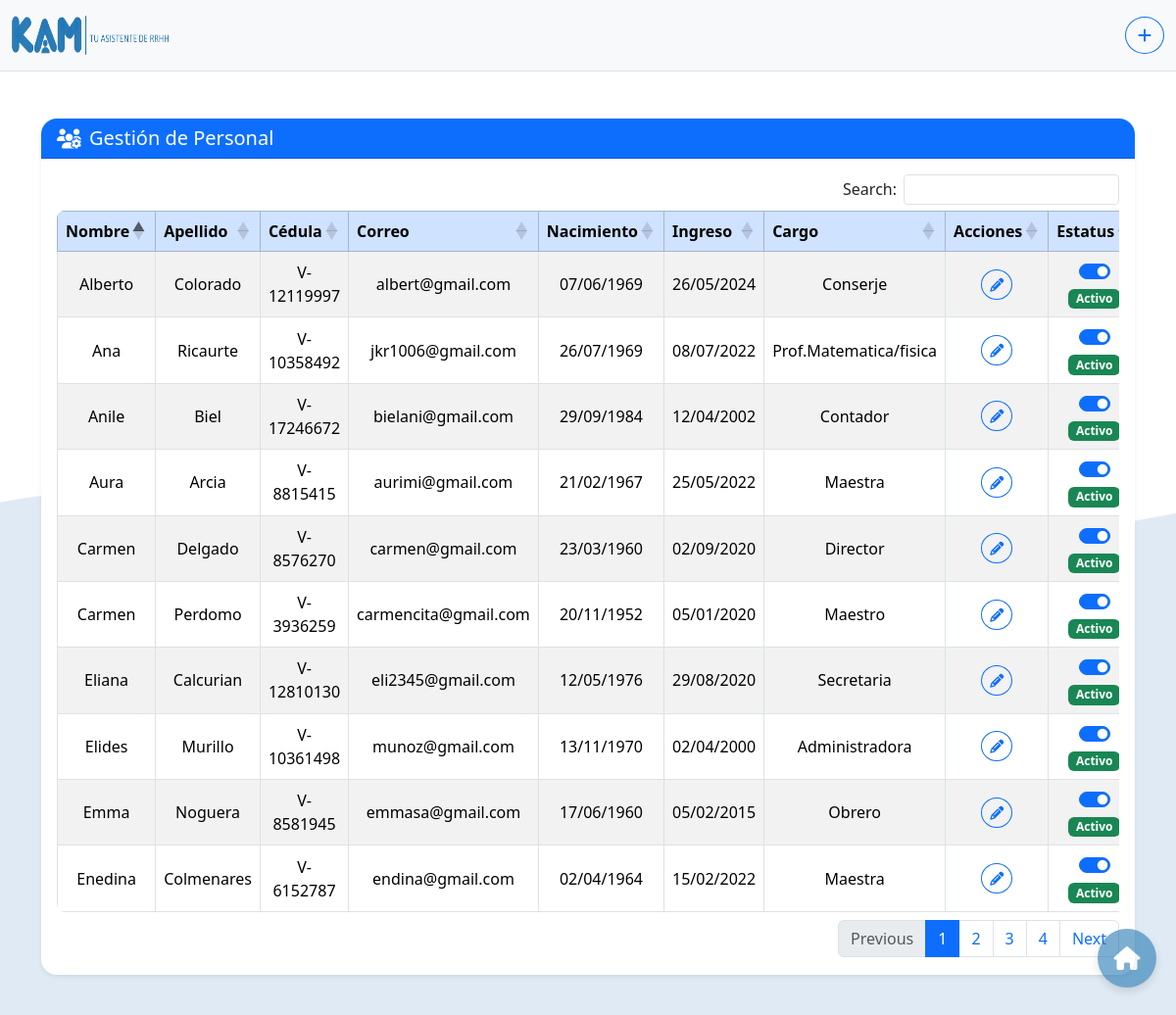
The page /Personal.php (signed in) on the database as committed earlier.
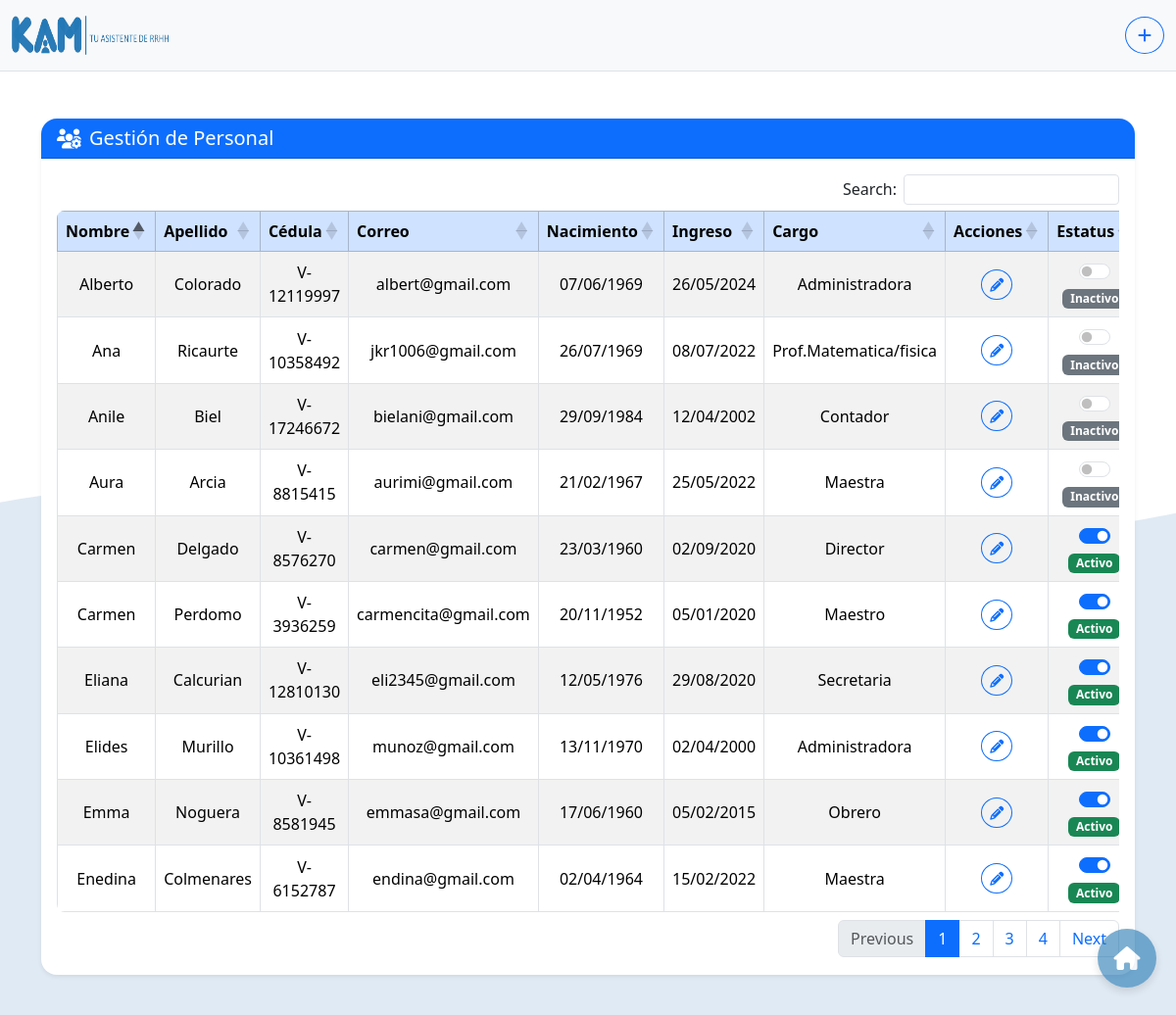
The same page on the database as committed later.
### tables this page shows
CREATE TABLE `persona` (
  `id_personal` int(11) NOT NULL,
  `nombre_personal` varchar(255) NOT NULL,
  `apellido_personal` varchar(255) NOT NULL,
  `cedula_personal` varchar(50) NOT NULL,
  `titulo_personal` varchar(255) NOT NULL,
  `correo_personal` varchar(255) NOT NULL,
  `nacimiento_personal` date NOT NULL,
  `ingreso_personal` date NOT NULL,
  `cargo_personal` varchar(255) NOT NULL,
  `huella_dactilar` mediumblob NOT NULL,
  `nacionalidad_personal` varchar(100) DEFAULT NULL,
  `tipo` enum('Parcial','Tiempo Completo') NOT NULL,
  `activo` tinyint(1) NOT NULL DEFAULT 1
);

### PHP/Consultar_Personal.php (called while the page is built, shortened)
<?php
$host = "localhost";
$user = "root";
$password = "";
$dbname = "base_kam";
$conn = new mysqli($host, $user, $password, $dbname);
$sql = "SELECT id_personal, nombre_personal, apellido_personal, cedula_personal, correo_personal, nacimiento_personal, ingreso_personal, cargo_personal, activo FROM persona";
$result = $conn->query($sql);
?>

### Personal.php (the view, shortened to what this page needs)
<!DOCTYPE html>
<html lagn="es">
<head>
    <link href="https://cdn.jsdelivr.net/npm/bootstrap@5.3.2/dist/css/bootstrap.min.css" rel="stylesheet">
    <link href="https://cdnjs.cloudflare.com/ajax/libs/font-awesome/6.5.0/css/all.min.css" rel="stylesheet">
    <link href="https://cdn.datatables.net/1.13.6/css/dataTables.bootstrap5.min.css" rel="stylesheet">
    <link rel="stylesheet" href="./Assets/CSS/Personal.css">
</head>
<body>
  <div class="container-fluid py-3 border-bottom">
    <div class="d-flex align-items-center justify-content-between flex-wrap">
      <div class="d-flex align-items-center gap-2">
        <img src="Assets/Images/KAM.png" alt="Logo" width="160" height="40">
      </div>
    <div class="text-end">
      <button type="button" class="btn btn-outline-primary rounded-circle" data-bs-toggle="modal" data-bs-target="#myModal">
        <i class="fas fa-plus"></i>
      </button>
    </div>
  </div>
</div>
<form
  id="formPersonal"
  action="PHP/Insert_Personal.php"
  method="post"
  enctype="multipart/form-data"
  onsubmit="return validateForm()"
  onsubmit="return validarCedula()"
>
<?php include 'PHP/Consultar_Personal.php'; ?>
<div class="container mx-auto my-5">
  <div class="card shadow-sm border-0 rounded-4">
    <div class="card-header bg-primary text-white rounded-top-4 d-flex align-items-center">
      <i class="fas fa-users-cog fa-lg me-2"></i>
      <h5 class="mb-0">Gestión de Personal</h5>
    </div>
    <div class="card-body rounded-bottom-4">
      <div class="d-flex justify-content-center">
        <div class="table-responsive">
          <table id="miTabla" class="table table-striped table-bordered table-hover align-middle text-center mb-0 rounded-3 overflow-hidden">
            <thead class="table-primary">
              <tr class="mt-4">
                <th>Nombre</th>
                <th>Apellido</th>
                <th>Cédula</th>
                <th>Correo</th>
                <th>Nacimiento</th>
                <th>Ingreso</th>
                <th>Cargo</th>
                <th>Acciones</th>
                <th>Estatus</th>
              </tr>
            </thead>
            <tbody>
             <?php
              if ($result->num_rows > 0) {
                  while ($row = $result->fetch_assoc()) {
                      echo "<tr id='row-" . htmlspecialchars($row['id_personal']) . "'>
                      <td>" . htmlspecialchars($row['nombre_personal']) . "</td>
                      <td>" . htmlspecialchars($row['apellido_personal']) . "</td>
                      <td>" . htmlspecialchars($row['cedula_personal']) . "</td>
                      <td>" . htmlspecialchars($row['correo_personal']) . "</td>
                      <td>" . date("d/m/Y", strtotime($row['nacimiento_personal'])) . "</td>
                      <td>" . date("d/m/Y", strtotime($row['ingreso_personal'])) . "</td>
                      <td>" . htmlspecialchars($row['cargo_personal']) . "</td>
                      <td>
                        <button class='btn btn-sm btn-outline-primary rounded-circle' title='Editar'
                          onclick=\"openEditModal('" . htmlspecialchars($row['id_personal']) . "',
                          '" . htmlspecialchars($row['nombre_personal']) . "',
                          '" . htmlspecialchars($row['apellido_personal']) . "',
                          '" . htmlspecialchars($row['cedula_personal']) . "',
                          '" . htmlspecialchars($row['correo_personal']) . "',
                          '" . htmlspecialchars($row['nacimiento_personal']) . "',
                          '" . htmlspecialchars($row['ingreso_personal']) . "',
                          '" . htmlspecialchars($row['cargo_personal']) . "')\">
                          <i class='fas fa-pencil-alt'></i>
                        </button>
                      </td>
                      <td>
                        <div class='form-check form-switch d-flex justify-content-center'>
                          <input class='form-check-input' type='checkbox' " .
                            ($row['activo'] ? "checked" : "") . "
                            onclick='toggleStatus(this)'
                            data-id='" . htmlspecialchars($row['id_personal']) . "'>
                        </div>
                        <span class='badge mt-1 " .
                            ($row['activo'] ? "bg-success" : "bg-secondary") . "' id='estado-" . $row['id_personal'] . "'>" .
                            ($row['activo'] ? "Activo" : "Inactivo") . "
                        </span>
                      </td>
                    </tr>";
                  }
              } else {
                  echo "<tr><td colspan='10'>No se encontraron registros</td></tr>";
              }
              ?>
            </tbody>
          </table>
        </div>
      </div>
    </div>
  </div>
</div>
<a href="Inicio.php">
  <div class="floating-button right-button">
    <i class="fas fa-house fa-xl text-white"></i>
  </div>
</a>
</body>
</html>

### Personal.php (style rules this page uses)
.container-fluid { position: relative; z-index: 2; background-color: #f8f9fa; backdrop-filter: none; }
.floating-button { background-color: #2378b2; opacity: 0.6; border: none; border-radius: 50%; width: 60px; height: 60px; position: fixed; bottom: 35px; cursor: pointer; display: flex; justify-content: center; align-items: center; box-shadow: 0 4px 8px rgba(0, 0, 0, 0.2); transition: opacity 0.3s ease; z-index: 10; }
.right-button { right: 20px; }

Rows that differ between the two databases and show on the page:
changed persona "Anile": activo "☑" → "☐"; activo "Activo" → "Inactivo"
changed persona "Aura": activo "☑" → "☐"; activo "Activo" → "Inactivo"
changed persona "Alberto": cargo_personal "Conserje" → "Administradora"; activo "☑" → "☐"; activo "Activo" → "Inactivo"
changed persona "Ana": activo "☑" → "☐"; activo "Activo" → "Inactivo"
